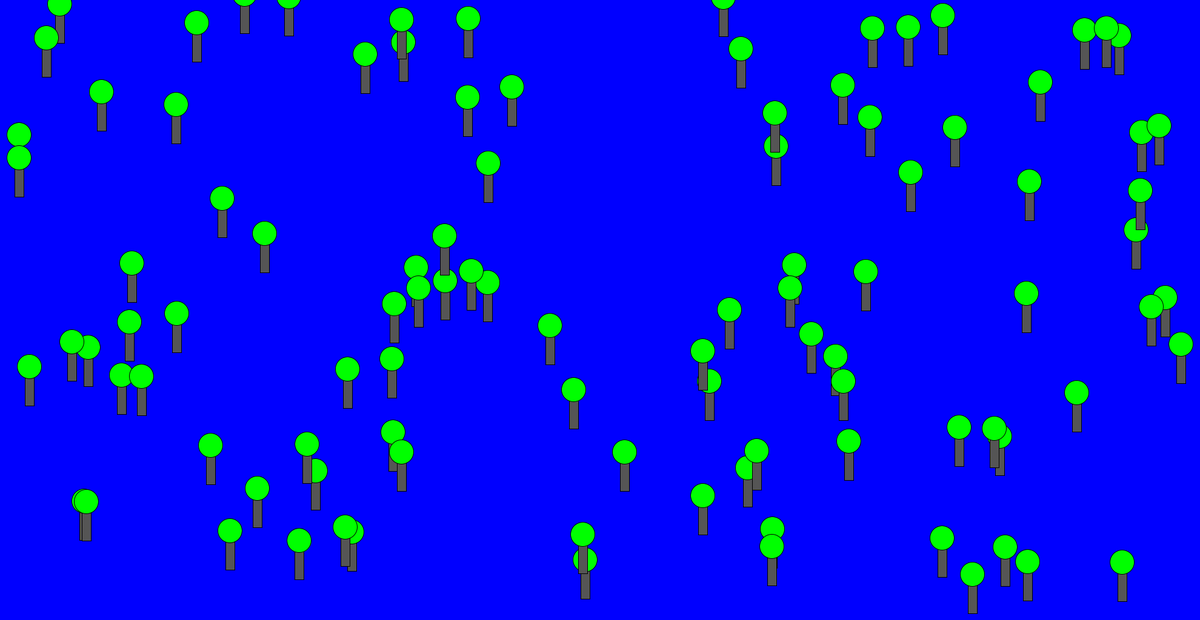
Frame 1 (no input)
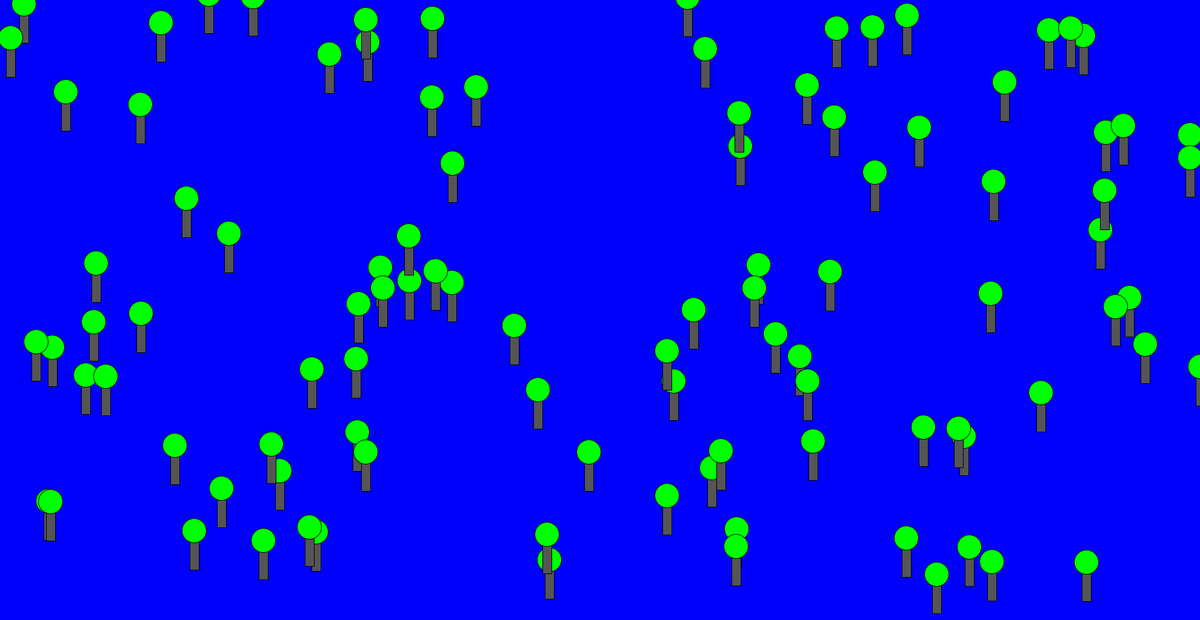
Frame 60 (the mouse pressed at the canvas centre just before this capture)
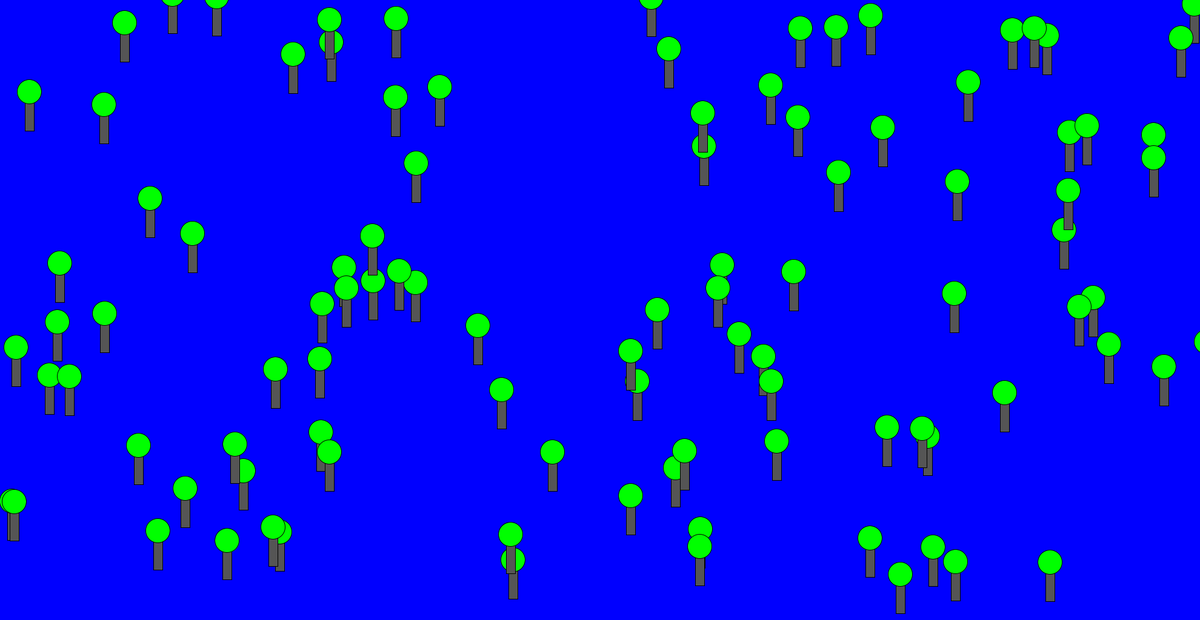
Frame 120 (the mouse held since frame 60 and released just before this capture)

The Processing sketch that drew these frames (run headless with seeded random() and noise(); from frame 60 on, the mouse is pressed at the canvas centre):

// Processing sketch: loes2
// ── loes2.pde
BAUMFELD andi;

void setup(){
  size(1980,1024);
  background(#0000FF);
 andi = new BAUMFELD();
 

}

void draw(){
  background(#0000FF);
andi.ZeichneAlles();
andi.BewegeAlles();
}

// ── BAUM.pde
class BAUM {

  float x;
  float y;

  BAUM() {
    x = 10;
    y = 100;
  }

  BAUM(float xNeu, float yNeu) {
    x = xNeu;
    y = yNeu;
  }

  float gibX() {
    return x;
  }
  float gibY() {
    return y;
  }

  void setzeX(float xNeu) {
    x = xNeu;
  }
  void setzeY(float yNeu) {
    y = yNeu;
  }
  void Bewege() {
    x = x - 1;
  }

  void Zeichne() {  //basic drawing
    fill(#555555);
    rect(x-7, y-40, 15, 80);
    fill(0, 255, 0);
    ellipse(x, y-25, 40, 40);
  }
}

// ── BAUMFELD.pde
class BAUMFELD {
  BAUM[] wald;  

  BAUMFELD() {
    wald = new BAUM[100];

    for (int i = 0; i < 100; i++) {
      //wald[i] = new BAUM(50,10 * i);  //vllt so
      wald[i] = new BAUM(random(0, width), random(0, height));  //so ist schöner zum anzeigen
    }
  }

void ZeichneAlles(){
      for (int i = 0; i < 100; i++) {
      wald[i].Zeichne();
    }
}

void BewegeAlles(){
      for (int i = 0; i < 100; i++) {
      wald[i].Bewege();
      if (wald[i].gibX() < 0){
        //wald[i].setzeX(random(width * 0.8,width)); //variante1
        wald[i].setzeX(width + 10);  //variante2
      }
    }
}
}
